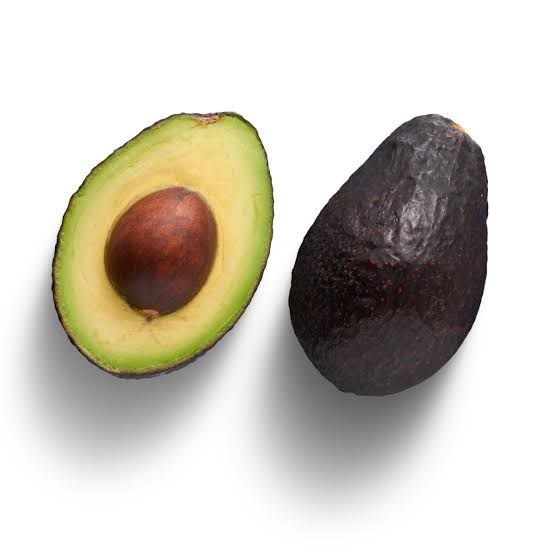
#> input picture Modulo 4/imagen_origen.jpg, 554 x 554 px
$ python prueba.py
#> lines starting #> are read from the running program, lines starting #| are printed output that depends on the picture
import cv2
import matplotlib.pyplot as plt
import numpy as np

imagen = cv2.imread('imagen_origen.jpg')
#> imagen is the input picture: shape (554, 554, 3); mean B, G, R 190.2, 200, 204.7
imagen_rgb = cv2.cvtColor(imagen,cv2.COLOR_BGR2RGB)
imagen_rgb = cv2.resize(imagen_rgb,(100,100))
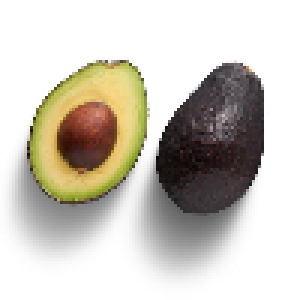
#> imagen_rgb: shape (100, 100, 3) (shown 3 times larger); mean R, G, B 204.6, 199.9, 190.2
plt.imshow(imagen_rgb)

pixeles = imagen_rgb.reshape((-1,3))
print(pixeles[:5])
#| [[255 255 255]
#|  [255 255 255]
#|  [255 255 255]
#|  [255 255 255]
#|  [255 255 255]]

pixeles = np.float32(pixeles)
print(pixeles[:5])
#| [[255. 255. 255.]
#|  [255. 255. 255.]
#|  [255. 255. 255.]
#|  [255. 255. 255.]
#|  [255. 255. 255.]]

criterios = (cv2.TERM_CRITERIA_EPS + cv2.TERM_CRITERIA_MAX_ITER,100,0.2)
wcss = []
for k in range(1,11):
    _,etiquetas,centroides = cv2.kmeans(pixeles,k,None,criterios,10,cv2.KMEANS_RANDOM_CENTERS)
#> (the run stopped early here; a loop or call above may not have finished)
